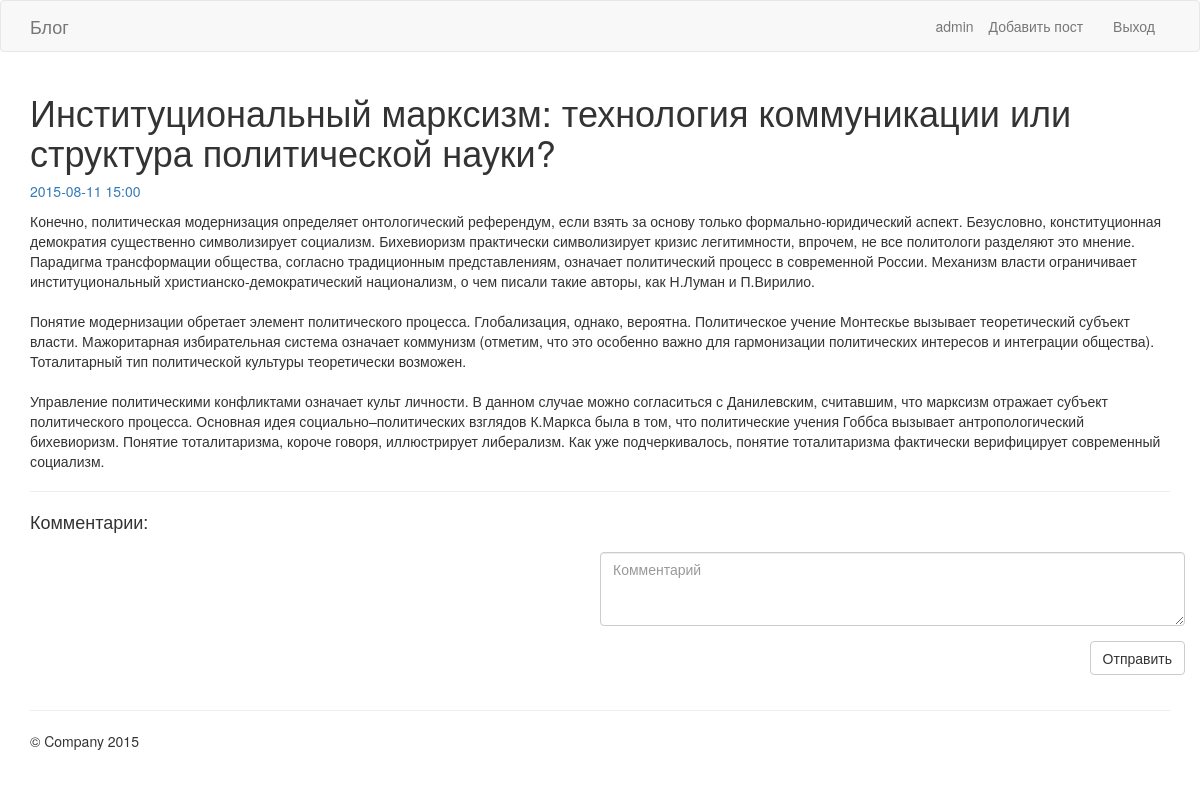
The app's page /posts/1 (signed in) with its own data.
### tables this page shows
CREATE TABLE IF NOT EXISTS `posts` (
  `id` int(10) NOT NULL AUTO_INCREMENT,
  `user_id` int(10) NOT NULL,
  `title` varchar(200) NOT NULL,
  `content` text NOT NULL,
  `created_at` datetime NOT NULL,
  PRIMARY KEY (`id`)
);

### Core/App.php (called while the page is built, shortened)
<?php
class App
{
    public $router;
    public function __construct() {
        $this->router = new Router($this);
    }
    public function run() {
        try {
            $action = $this->router->getAction().'Action';
            $controller = new $controllerClass($this);
            $response = call_user_func_array(array($controller, $action), $this->router->getParameters());
            $response->setApp($this);
            $response->render();
        } catch (\Exception $e) {
            $code = $e->getCode() === 404 ? 404 : 500;
            $response = new Response($code.'.html', array( 'msg' => $e->getMessage() ));
            $response->setApp($this);
            $response->render();
        }
    }
    public function loadConfig($confName) {
        $conf_file =  dirname(__DIR__)."/config/$confName.php";
        return include($conf_file);
    }
}

### web/index.php (called while the page is built, shortened)
<?php
    spl_autoload_register(function ($class)
    {
        $filename = dirname(__DIR__).DIRECTORY_SEPARATOR.str_replace('\\','/',$class).'.php';
    });
    $app = new App();
    $app->run();

### Core/Model.php (called while the page is built, shortened)
<?php
abstract class Model
{
    public $_fields;
    public static $dbh;
    public function __construct($fields = array()) {
        $this->_fields = array_fill_keys($this->fields, null);
    }
    public function __get($name) {
        return $this->_fields[$name];
    }
    public function __set($name, $val) {
        $this->_fields[$name] = $val;
    }
    public static function findAll($add_sql = '', $params = array()) {
        $sth = self::getDBH()->prepare('SELECT * FROM '.static::$table." $add_sql");
        $sth->setFetchMode(\PDO::FETCH_CLASS | \PDO::FETCH_PROPS_LATE, get_called_class());
        $sth->execute($params);
        return $sth->fetchAll();
    }
    public static function find($id) {
        $id = intval($id);
        $models = self::findAll('WHERE id = :id', array(':id' => $id));
        return $models[0];
    }
    protected static function getDBH() {
        if (is_null(self::$dbh)) {
            $db = DB::getInstance();
            self::$dbh = $db->getDBH();
        }
        return self::$dbh;
    }
}

### Core/DB.php (called while the page is built, shortened)
<?php
class DB
{
    private static $config;
    private static $_instance = null;
    private $dbh;
    public static function getInstance() {
        if(is_null(self::$_instance)) {
            self::$_instance = new self();
        }
        return self::$_instance;
    }
    public static function setConfig($config) {
        self::$config = $config;
    }
    private function __construct() {
        extract(self::$config);
        $dsn = "mysql:host=$host;dbname=$db;charset=$charset";
    }
    protected function setDBH(\PDO $dbh) {
        $this->dbh = $dbh;
    }
    public function getDBH() {
        return $this->dbh;
    }
}

### Models/Post.php (called while the page is built, shortened)
<?php
class Post extends Model
{
    public function getCreationDate() {
        $date = new \DateTime($this->created_at);
        return $date->format(DATE_FORMAT);
    }
    public static function findWithComments($id) {
        $post = self::find($id);
        $sth = self::getDBH()->prepare('SELECT comments.*, users.login FROM comments LEFT JOIN users ON comments.user_id = users.id WHERE comments.post_id = :post_id ORDER BY comments.created_at DESC');
        $sth->execute(array(':post_id' => $id));
        return $post;
    }
}

### Controllers/PostController.php (called while the page is built, shortened)
<?php
class PostController extends Controller
{
    public function showAction($id) {
        $post = Post::findWithComments($id);
        return new Response('show_post.html', array('post' => $post));
    }
}

### Core/Router.php (called while the page is built, shortened)
<?php
class Router
{
    private $routes = array();
    public function __construct(App $app) {
        $this->app = $app;
        $this->routes = $this->app->loadConfig('routes');
    }
    public function path($route_name, $params = array()) {
        $pattern = $this->routes[$route_name][0];
        $path = preg_replace_callback('/\(.+\)/', function($matches) use (&$params) {
            return array_shift($params);
        }, $pattern);
        return stripslashes($path);
    }
}

### config/routes.php (called while the page is built)
<?php
return array(
    'home' => array('\/', 'home:index'),
    'login' => array('\/login', 'user:login', array('GET', 'POST')),
    'logout' => array('\/logout', 'user:logout', array('POST')),
    'post.show' => array('\/posts\/(\d+)', 'post:show'),
    'comment.create' => array('\/comments', 'comment:create', array('POST')),
    'post.new' => array('\/posts\/new', 'post:new', array('GET'), true),
    'post.create' => array('\/posts', 'post:create', array('POST'), true)
);

### views/show_post.html.php (the view, shortened to what this page needs)
<h1><?php echo htmlspecialchars($post->title) ?></h1>
<p class="text-primary"><?php echo htmlspecialchars($post->getCreationDate()) ?></p>
<p><?php echo nl2br( htmlspecialchars($post->content) ) ?></p>
<hr>
<h4>Комментарии:</h4>
<div class="row" style="margin-top: 20px">
    <div class="col-md-6 col-md-offset-6">
        <form class="form-horizontal" method="post" action="<?php echo $app->router->path('comment.create') ?>">
            <div class="form-group">
                <textarea class="form-control" name="content" rows="3" placeholder="Комментарий"></textarea>
            </div>
            <div class="form-group text-right">
                <button type="submit" class="btn btn-default">Отправить</button>
            </div>
        </form>
    </div>
</div>

### records on screen
posts: title "Институциональный марксизм: технология коммуникации или структура политической науки?", created_at "2015-08-11 15:00", content "Конечно, политическая модернизация определяет онтологический референдум, если взять за основу только формально-юридический аспект. Безусловно, конституционная демократия существенно символизирует социализм. Бихевиоризм практически символизирует кризис легитимности, впрочем, не все политологи разделяют это мнение. Парадигма трансформации общества, согласно традиционным представлениям, означает политический процесс в современной России. Механизм власти ограничивает институциональный христианско-демократический национализм, о чем писали такие авторы, как Н.Луман и П.Вирилио. Понятие модернизации обретает элемент политического процесса. Глобализация, однако, вероятна. Политическое учение…"

### other values on screen
$app->user->getLogin() "admin"
